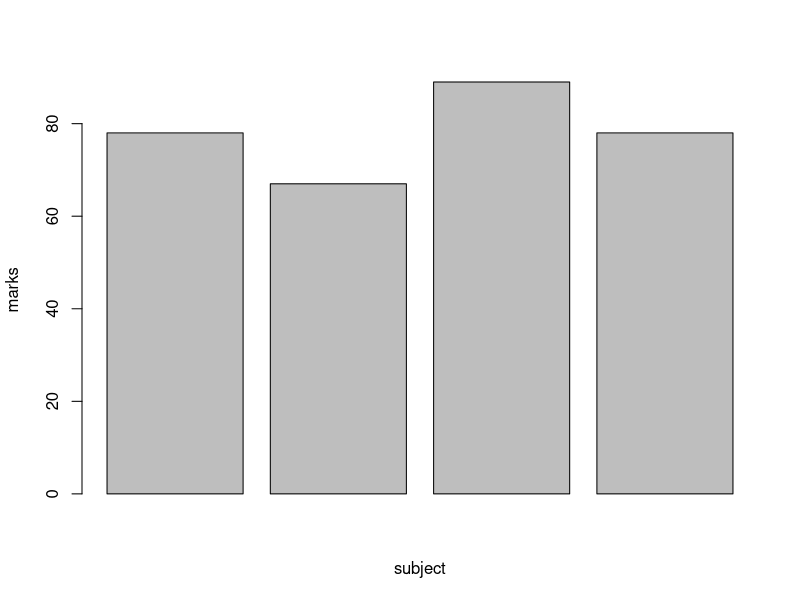

Generate this figure with R:
subject1 <- c(78,67,89,78)
subject2 <- c(56,78,45,89)
subject3 <- c(67,67,34,58)
marks_summary <- data.frame(subject1,subject2,subject3)
barplot( marks_summary$subject1, xlab= "subject", ylab= "marks")
